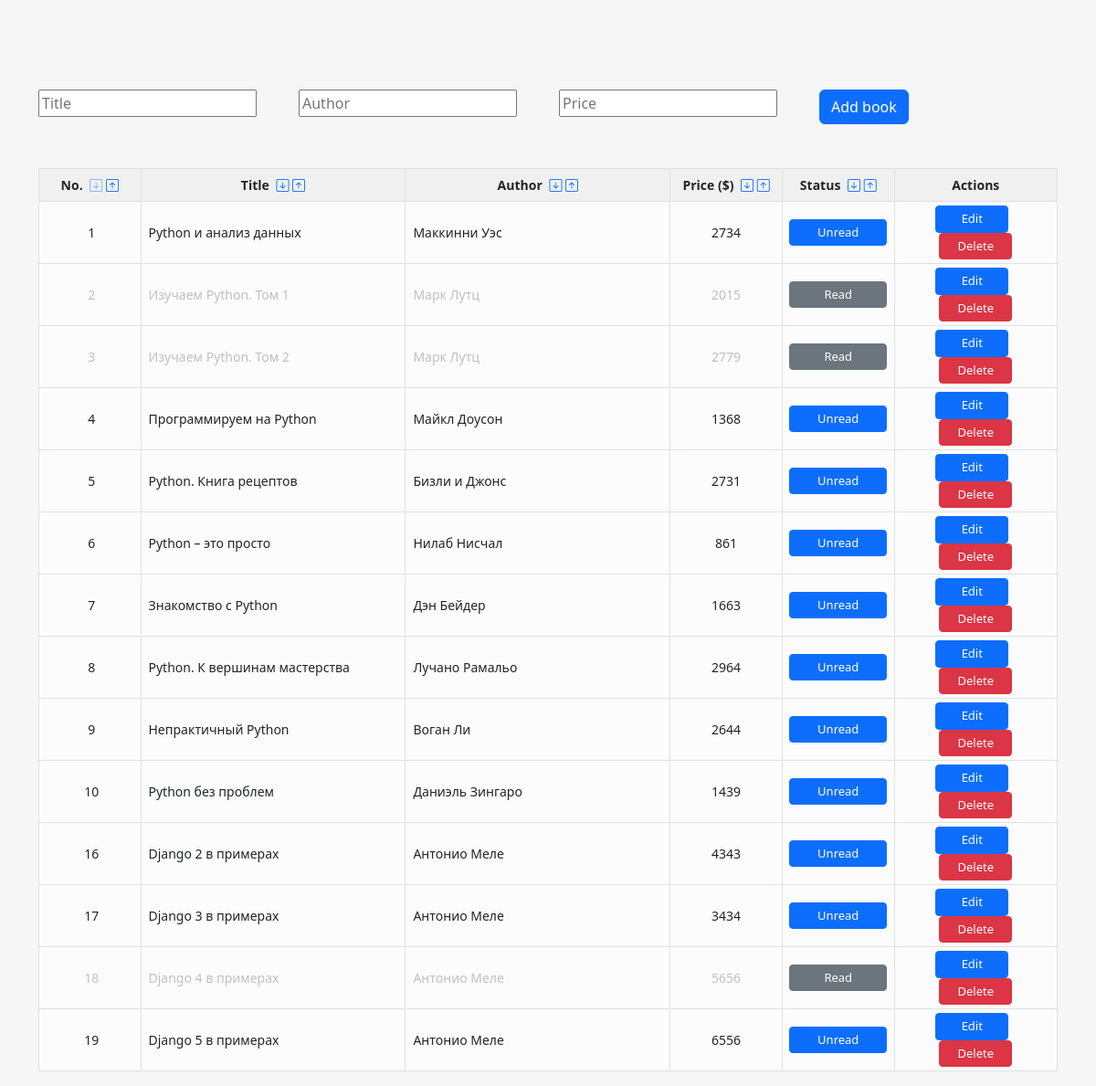
The page /en/ on the database its author committed.
### books/models.py (models this page shows, shortened)
class Book(models.Model):
    title = models.CharField(verbose_name=_('Title'), max_length=200)
    author = models.CharField(verbose_name=_('Author'), max_length=200)
    price = models.PositiveIntegerField(verbose_name=_('Price'), default=0)
    read = models.BooleanField(verbose_name=_('Read'), default=False)

### books/views.py (the view)
# urls.py: path("", book_list, name="book_list"),
@require_http_methods(['GET'])
def book_list(request):
    book_list = Book.objects.all()
    form = BookCreateForm(auto_id=False)
    return render(request, 'base.html', {'book_list': book_list, 'form': form})

### books/forms.py
class BookCreateForm(ModelForm):
    title = CharField(required=False, widget=TextInput(attrs={"class": "clrtxt", "placeholder": _("Title")}))
    author = CharField(required=False, widget=TextInput(attrs={"class": "clrtxt", "placeholder": _("Author")}))
    price = CharField(required=False, widget=TextInput(attrs={"class": "clrtxt", "placeholder": _("Price")}))
    class Meta:
        model = Book
        fields = ['title', 'author', 'price']

### templates/base.html (shortened to what this page needs)
{% load i18n %}
{% load static %}
<!DOCTYPE html>
<html>
<head>
    <link href="https://cdn.jsdelivr.net/npm/bootstrap@5.2.2/dist/css/bootstrap.min.css" rel="stylesheet">
    <link rel="stylesheet" href="https://cdn.jsdelivr.net/npm/bootstrap-icons@1.10.3/font/bootstrap-icons.css">
    <link rel="stylesheet" href="{% static 'base.css' %}">
</head>
<body hx-headers='{"X-CSRFToken": "{{ csrf_token }}"}'>
    <div class="container">
        <div class="row mt-5">
            <div class="col">
                {% include "partial_create_book_form.html" %}
                <form class="form-inline">
                <table class="table table-bordered table-sm mt-5">
                    {% trans "id" as id %}{% trans "title" as title %}
                    {% trans "author" as author %}{% trans "price" as price %}
                    {% trans "read" as read %}{% trans "ascend" as ascend %}
                    {% trans "descend" as descend %}
                    <thead>
                        <tr>
                            <th scope="col" style="width: 10%" class="text-center">
                                <small>
                                    {% trans "No." %}
                                    <a href=""
                                       hx-get="{% url 'book_list_sort' filter=id direction=ascend %}"
                                       hx-target="#book-list"
                                       hx-swap="innerHTML" >
                                        <i class="table-icon bi bi-arrow-down-square ms-1 {% trans 'id-ascend' %} disabled-button"></i>
                                    </a>
                                    <a href=""
                                       hx-get="{% url 'book_list_sort' filter=id direction=descend %}"
                                       hx-target="#book-list"
                                       hx-swap="innerHTML" >
                                        <i class="table-icon bi bi-arrow-up-square {% trans 'id-descend' %}"></i>
                                    </a>
                                </small>
                            </th>
                            <th scope="col" style="width: 26%" class="text-center">
                                <small>
                                    {% trans "Title" %}
                                    <a href=""
                                       hx-get="{% url 'book_list_sort' filter=title direction=ascend %}"
                                       hx-target="#book-list"
                                       hx-swap="innerHTML" >
                                        <i class="table-icon bi bi-arrow-down-square ms-1 {% trans 'title-ascend' %}"></i>
                                    </a>
                                    <a href=""
                                       hx-get="{% url 'book_list_sort' filter=title direction=descend %}"
                                       hx-target="#book-list"
                                       hx-swap="innerHTML" >
                                        <i class="table-icon bi bi-arrow-up-square {% trans 'title-descend' %}"></i>
                                    </a>
                                </small>
                            </th>
                            <th scope="col" style="width: 26%" class="text-center">
                                <small>
                                    {% trans "Author" %}
                                    <a href=""
                                       hx-get="{% url 'book_list_sort' filter=author direction=ascend %}"
                                       hx-target="#book-list"
                                       hx-swap="innerHTML" >
                                        <i class="table-icon bi bi-arrow-down-square ms-1 {% trans 'author-ascend' %}"></i>
                                    </a>
                                    <a href=""
                                       hx-get="{% url 'book_list_sort' filter=author direction=descend %}"
                                       hx-target="#book-list"
                                       hx-swap="innerHTML" >
                                        <i class="table-icon bi bi-arrow-up-square {% trans 'author-descend' %}"></i>
                                    </a>
                                </small>
                            </th>
                            <th scope="col" style="width: 11%" class="text-center">
                                <small>
                                    {% trans "Price ($)" %}
                                    <a href=""
                                       hx-get="{% url 'book_list_sort' filter=price direction=ascend %}"
                                       hx-target="#book-list"
                                       hx-swap="innerHTML" >
                                        <i class="table-icon bi bi-arrow-down-square ms-1 {% trans 'price-ascend' %}"></i>
                                    </a>
                                    <a href=""
                                       hx-get="{% url 'book_list_sort' filter=price direction=descend %}"
                                       hx-target="#book-list"
                                       hx-swap="innerHTML" >
                                        <i class="table-icon bi bi-arrow-up-square {% trans 'price-descend' %}"></i>
                                    </a>
                                </small>
                            </th>
                            <th scope="col" style="width: 11%" class="text-center">
                                <small>
                                    {% trans "Status" %}
                                    <a href=""
                                       hx-get="{% url 'book_list_sort' filter=read direction=descend %}"
                                       hx-target="#book-list"
                                       hx-swap="innerHTML" >
                                        <i class="table-icon bi bi-arrow-down-square ms-1 {% trans 'read-descend' %}"></i>
                                    </a>
                                    <a href=""
                                       hx-get="{% url 'book_list_sort' filter=read direction=ascend %}"
                                       hx-target="#book-list"
                                       hx-swap="innerHTML" >
                                        <i class="table-icon bi bi-arrow-up-square {% trans 'read-ascend' %}"></i>
                                    </a>
                                </small>
                            </th>
                            <th scope="col" style="width: 16%" class="text-center">
                                <small>
                                    {% trans "Actions" %}
                                </small>
                            </th>
                        </tr>
                    </thead>
                    <tbody id="book-list">
                    {% include "partial_book_list.html" %}
                    </tbody>
                </table>
            </form>
        </div>
    </div>
</div>
</body>
</html>

### templates/partial_book_detail.html
{% load i18n %}
<tr class="{% if book.read %}grey-text{% endif %}">
    <td class="align-middle text-center ps-2">
        {{ book.id }}
    </td>
    <td class="align-middle ps-2">
        {{ book.title }}
    </td>
    <td class="align-middle ps-2">
        {{ book.author }}
    </td>
    <td class="align-middle text-center">
        {{ book.price }}
    </td>
    <td class="align-middle text-center">
        {% if not book.read %}
            <button class="disbtn table-button status-button btn btn-primary btn-sm"
                    hx-put="{% url 'update_book_status' book.id %}"
                    hx-target="closest tr"
                    hx-swap="outerHTML">
                {% trans "Unread" %}
            </button>
        {% else %}
            <button class="disbtn table-button status-button btn btn-secondary btn-sm"
                    hx-put="{% url 'update_book_status' book.id %}"
                    hx-target="closest tr"
                    hx-swap="outerHTML">
                {% trans "Read" %}
            </button>
        {% endif %}
    </td>
    <td class="align-middle text-center">
        <button class="disbtn table-button any-button btn btn-primary btn-sm me-2"
                hx-put="{% url 'update_book_details' book.id %}"
                hx-target="closest tr"
                hx-swap="outerHTML">
            {% trans "Edit" %}
        </button>
        <button class="disbtn table-button any-button btn btn-danger btn-sm"
                hx-delete="{% url 'delete_book' book.id %}"
                hx-target="closest tr"
                hx-swap="outerHTML"
                hx-confirm="{% trans 'Are you sure you wish to delete this book?' %}">
            {% trans "Delete" %}
        </button>
    </td>
</tr>

### static/base.css (style rules this page uses)
body { padding-top: 50px; background-color: rgb(246, 246, 246); }
thead { background-color: rgb(240, 240, 240); }
tbody { background-color: rgb(252, 252, 252); }
td { font-size: 14px; }
tr { line-height: 26px; min-height: 26px; height: 26px; }
a { text-decoration: none; }
.grey-text { color: rgb(192, 192, 192); }
.status-button { width: 107px; }
.any-button { width: 80px; }
.table-button { font-size: 13px; }
.disabled-button { opacity: 0.5; pointer-events: none; }

### rows shown on the page
Book: id "1", title "Python и анализ данных", author "Маккинни Уэс", price "2734"
Book: id "2", title "Изучаем Python. Том 1", author "Марк Лутц", price "2015"
Book: id "3", title "Изучаем Python. Том 2", author "Марк Лутц", price "2779"
Book: id "4", title "Программируем на Python", author "Майкл Доусон", price "1368"
Book: id "5", title "Python. Книга рецептов", author "Бизли и Джонс", price "2731"
Book: id "6", title "Python – это просто", author "Нилаб Нисчал", price "861"
Book: id "7", title "Знакомство с Python", author "Дэн Бейдер", price "1663"
Book: id "8", title "Python. К вершинам мастерства", author "Лучано Рамальо", price "2964"
Book: id "9", title "Непрактичный Python", author "Воган Ли", price "2644"
Book: id "10", title "Python без проблем", author "Даниэль Зингаро", price "1439"
Book: id "16", title "Django 2 в примерах", author "Антонио Меле", price "4343"
Book: id "17", title "Django 3 в примерах", author "Антонио Меле", price "3434"
Book: id "18", title "Django 4 в примерах", author "Антонио Меле", price "5656"
Book: id "19", title "Django 5 в примерах", author "Антонио Меле", price "6556"
